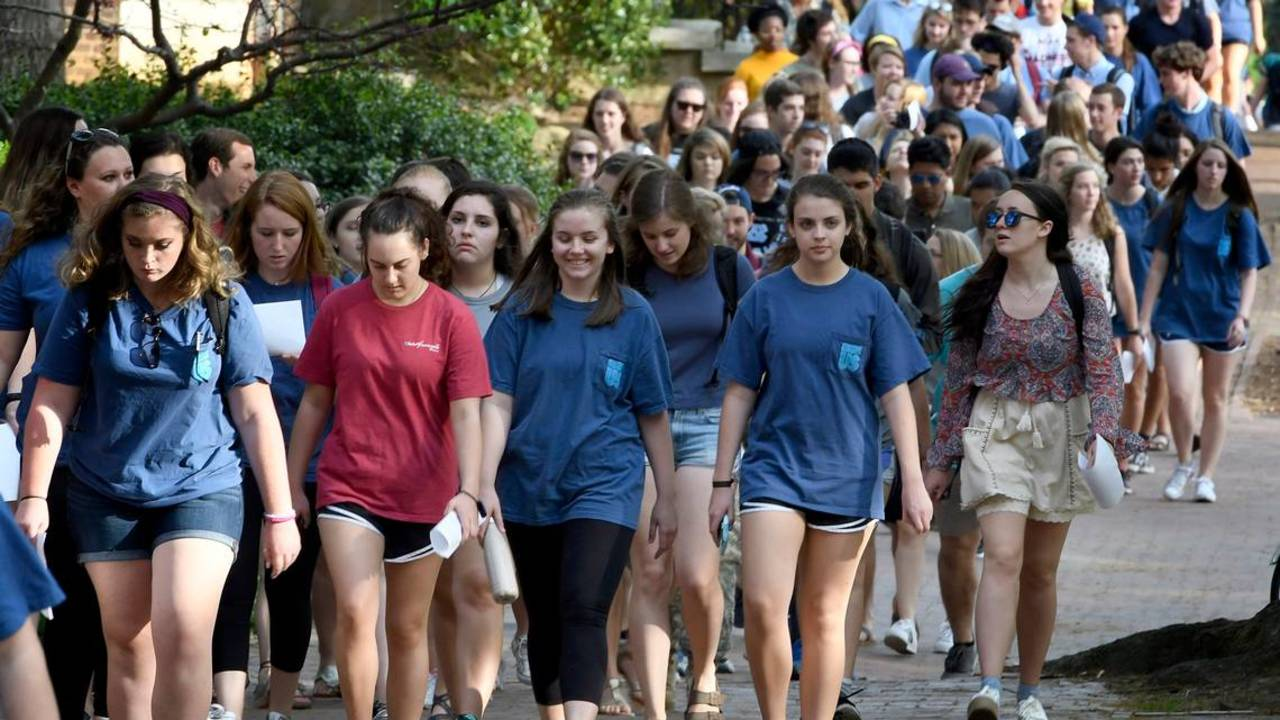
#> input picture img4.jpg, 1280 x 720 px, given in place of the camera
$ python main.py img4.jpg img1.jpg img3.jpg   (older library calls are emulated)
#> lines starting #> are read from the running program, lines starting #| are printed output that depends on the picture; after the words box and inside, x2 and y2 are one past the last pixel; in counts of white or black regions, pixels touching at a corner belong together
#> further down, frame is the input picture: shape (720, 1280, 3); mean B, G, R 92, 90.2, 95.5

import numpy as np
import cv2
import matplotlib.pyplot as plt
import sys

def detectImages(img, classifier):
  haarcascade = cv2.CascadeClassifier(classifier)
  gray = cv2.cvtColor(img,cv2.COLOR_BGR2GRAY)
  faces = haarcascade.detectMultiScale(gray)
  for face in faces:
    x, y, w, h = face
    cv2.rectangle(img, (x,y), (x+w,y+h), (0,255,0), 5) #Buat bounding boxes yang masuk di ROI
  return img

def gaussianBlur(img, classifier):
  haarcascade = cv2.CascadeClassifier(classifier)
  gray = cv2.cvtColor(img,cv2.COLOR_BGR2GRAY)
  faces = haarcascade.detectMultiScale(gray)
  for face in faces:
    x, y, w, h = face
    img[y:y+h, x:x+w] = cv2.GaussianBlur(img[y:y+h, x:x+w], (41,41), 0) #Blur pixels yang masuk dalam ROI
  return img

def mosaicBlur(img, classifier):
#> called with classifier = 'haarcascade_frontalface_default.xml'
  haarcascade = cv2.CascadeClassifier(classifier)
  gray = cv2.cvtColor(img,cv2.COLOR_BGR2GRAY)
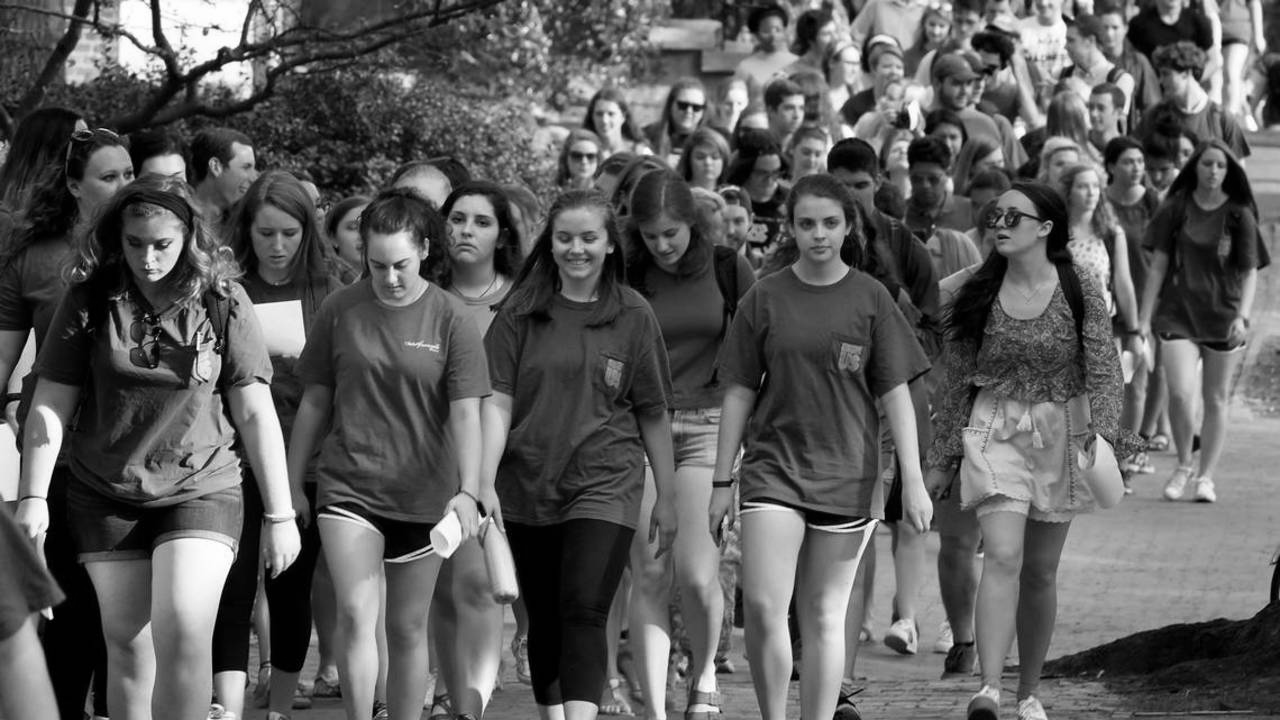
#> gray: shape (720, 1280); min 0, max 255, mean 92
  faces = haarcascade.detectMultiScale(gray)
#> faces = 27 rows, first 6: [838, 53, 26, 26], [879, 56, 29, 29], [781, 97, 30, 30], [1119, 150, 33, 33], [1074, 173, 34, 34], [1226, 10, 28, 28]
  for face in faces:
    x, y, w, h = face

    steps_count = 8
    stepsX = np.linspace(x, x + w, steps_count + 1, dtype=np.int)
    stepsY = np.linspace(y, y + h, steps_count + 1, dtype=np.int)

    #Iterasi sesuai (steps_count x steps_count) kemudian membuat buat sensor bentuk rectangle dengan warna rata-rata pada tiap regionnya
    for directionX in range(steps_count):
      for directionY in range(steps_count):
        color = cv2.mean(
            img[
                stepsY[directionY] : stepsY[directionY + 1],
                stepsX[directionX] : stepsX[directionX + 1]
                ]
            )
        cv2.rectangle(
            img,
            (stepsX[directionX], stepsY[directionY]),
            (stepsX[directionX + 1], stepsY[directionY + 1]),
            color,
            -1
            )
#> this loop made 27 passes
#> (x, y, w, h, stepsX, stepsY) on passes 1 to 5: (838, 53, 26, 26, [838, 841, 844, 847, 851, 854, 857, 860, 864], [53, 56, 59, 62, 66, 69, 72, 75, 79]), (879, 56, 29, 29, [879, 882, 886, 889, 893, 897, 900, 904, 908], [56, 59, 63, 66, 70, 74, 77, 81, 85]), (781, 97, 30, 30, [781, 784, 788, 792, 796, 799, 803, 807, 811], [97, 100, 104, 108, 112, 115, 119, 123, 127]), (1119, 150, 33, 33, [1119, 1123, 1127, 1131, 1135, 1139, 1143, 1147, 1152], [150, 154, 158, 162, 166, 170, 174, 178, 183]), (1074, 173, 34, 34, [1074, 1078, 1082, 1086, 1091, 1095, 1099, 1103, 1108], [173, 177, 181, 185, 190, 194, 198, 202, 207])
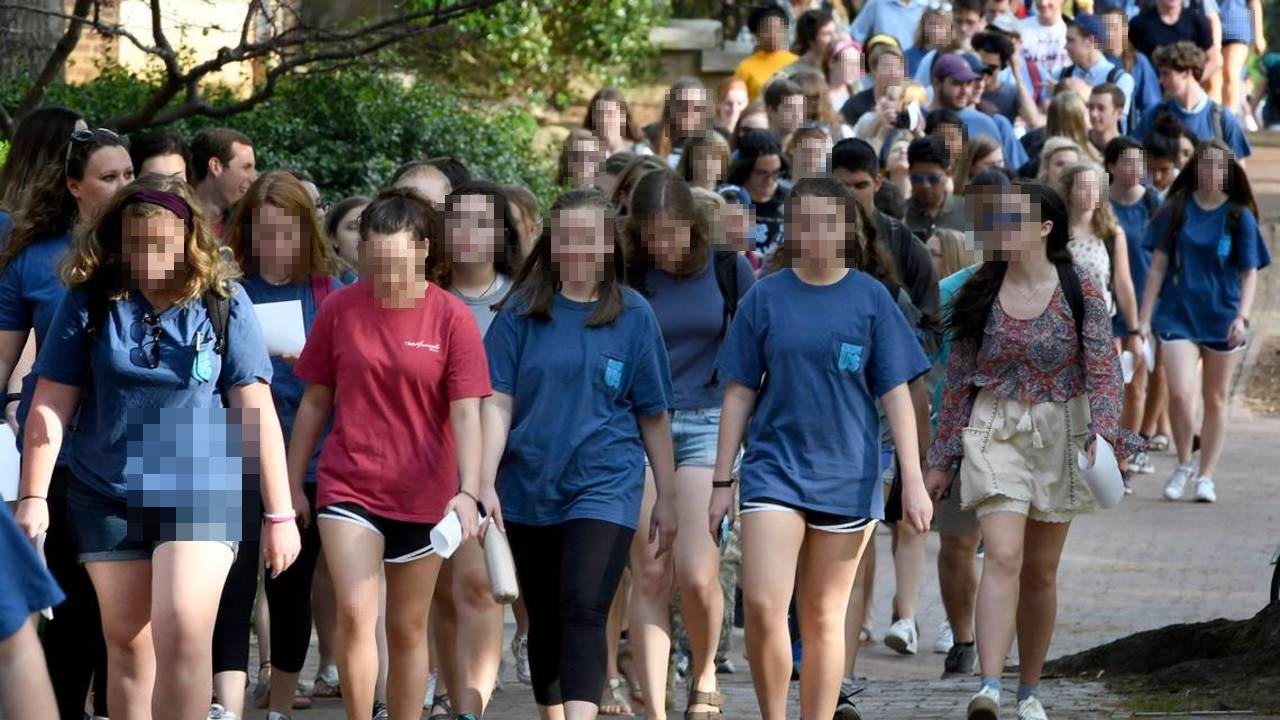
#> img: shape (720, 1280, 3); 8.44% of pixels changed, all inside (x1, y1, x2, y2) = (114, 10, 1255, 616)
  return img

classifier = 'haarcascade_frontalface_default.xml'
img_path = sys.argv[2]

#Features
if sys.argv[1] == '1':
  if sys.argv[3] == '1':
    img = cv2.imread(img_path)
    output1 = detectImages(img, classifier)
    plt.imshow(cv2.cvtColor(output1, cv2.COLOR_BGR2RGB))
    plt.title('Bounding Box')
    plt.grid(None)
    plt.xticks([])
    plt.yticks([])
    plt.show()

  elif sys.argv[3] == '2':
    img = cv2.imread(img_path)
    output2 = gaussianBlur(img, classifier)
    plt.imshow(cv2.cvtColor(output2, cv2.COLOR_BGR2RGB))
    plt.title('Gaussian Blur')
    plt.grid(None)
    plt.xticks([])
    plt.yticks([])
    plt.show()

  elif sys.argv[3] == '3':
    img = cv2.imread(img_path)
    output3 = mosaicBlur(img, classifier)
    plt.imshow(cv2.cvtColor(output3, cv2.COLOR_BGR2RGB))
    plt.title('Mosaic Blur')
    plt.grid(None)
    plt.xticks([])
    plt.yticks([])
    plt.show()

  elif sys.argv[3] == '4':
    img = cv2.imread(img_path)
    img1 = img.copy()
    img10 = img.copy()
    img11 = img.copy()
    output1 = detectImages(img1, classifier)
    output2 = gaussianBlur(img10, classifier)
    output3 = mosaicBlur(img11, classifier)
    output = [img, output1, output2, output3]
    titles = ['Original', 'Detected', 'Gaussian Blur', 'Mosaic Blur']

    for i in range(4):
        plt.subplot(2,2,i+1)
        plt.imshow(cv2.cvtColor(output[i], cv2.COLOR_BGR2RGB))
        plt.title(titles[i])
        plt.grid(None)
        plt.xticks([])
        plt.yticks([])
    plt.rcParams["figure.figsize"] = (15,10)
    plt.show()

else:
  cap = cv2.VideoCapture(0)

  while True:
    ret, frame = cap.read()
    blurred_img =  mosaicBlur(frame, 'haarcascade_frontalface_default.xml')

    cv2.imshow('Webcam', frame)
    keyboard = cv2.waitKey(30)
#> (key Esc is pressed here)
    if keyboard == 'q' or keyboard == 27:
        break
  cap.release()
  cv2.destroyAllWindows()

$ run again, on img5.jpg
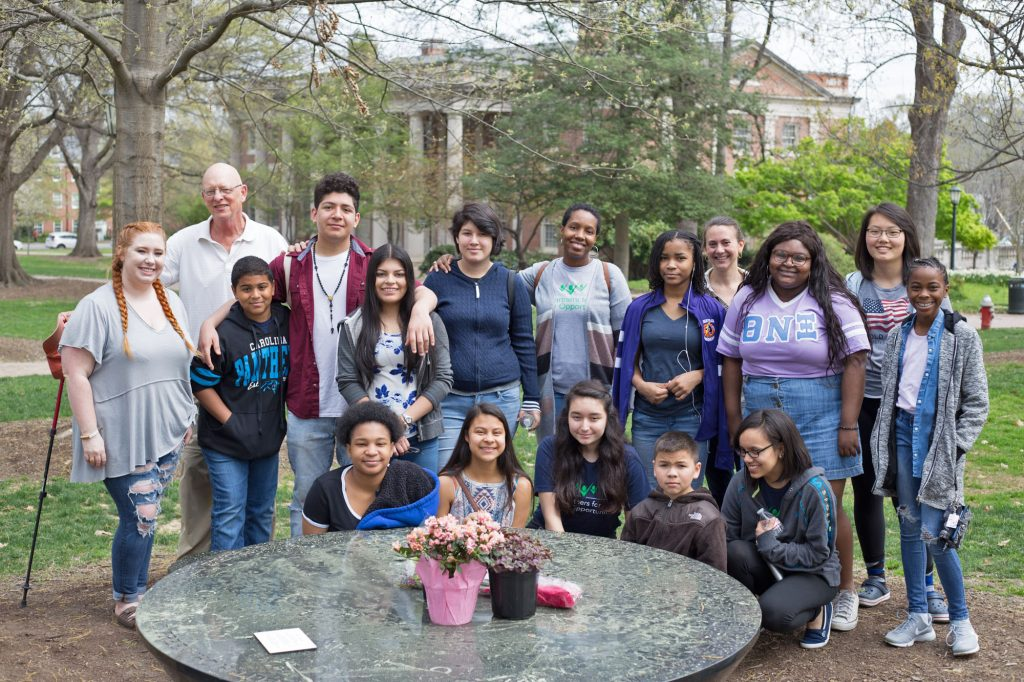
#> input picture img5.jpg, 1024 x 682 px, given in place of the camera
#> frame is the input picture: shape (682, 1024, 3); mean B, G, R 121.9, 126.4, 126.1
#> in mosaicBlur, `gray = cv2.cvtColor(img,cv2.COLOR_BGR2GRAY)`:
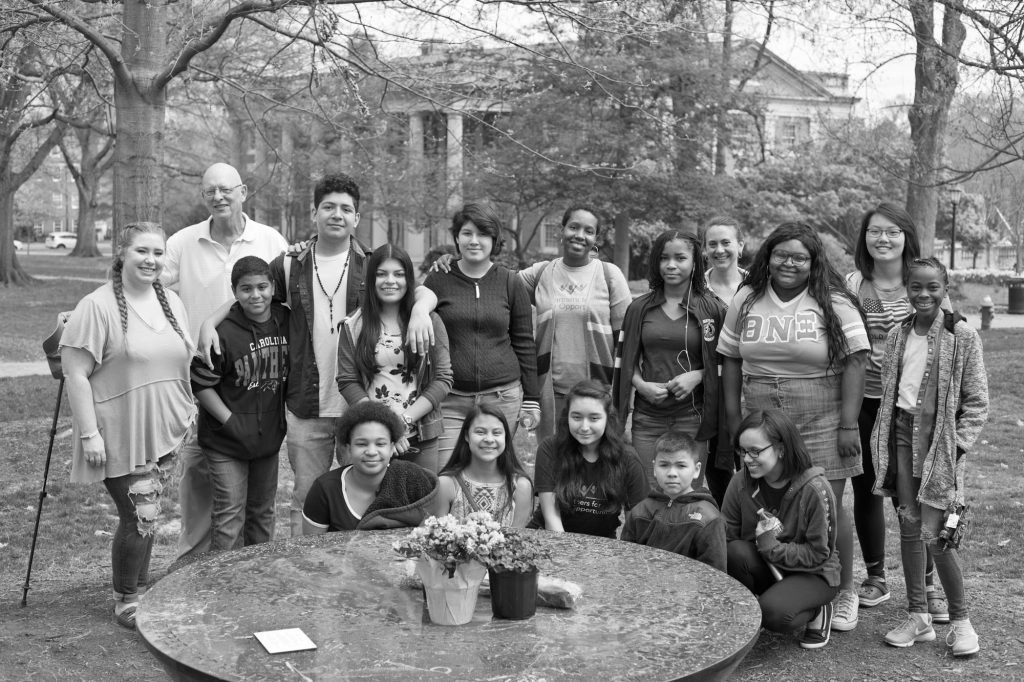
#> gray: shape (682, 1024); min 0, max 255, mean 125.8
#> faces = 20 rows, first 6: [376, 324, 28, 28], [650, 241, 45, 45], [369, 258, 41, 41], [453, 218, 42, 42], [698, 227, 44, 44], [231, 269, 48, 48]
#> the loop in mosaicBlur, `for face in faces:` made 20 passes
#> (x, y, w, h, stepsX, stepsY) on passes 1 to 4: (376, 324, 28, 28, [376, 379, 383, 386, 390, 393, 397, 400, 404], [324, 327, 331, 334, 338, 341, 345, 348, 352]), (650, 241, 45, 45, [650, 655, 661, 666, 672, 678, 683, 689, 695], [241, 246, 252, 257, 263, 269, 274, 280, 286]), (369, 258, 41, 41, [369, 374, 379, 384, 389, 394, 399, 404, 410], [258, 263, 268, 273, 278, 283, 288, 293, 299]), (453, 218, 42, 42, [453, 458, 463, 468, 474, 479, 484, 489, 495], [218, 223, 228, 233, 239, 244, 249, 254, 260])
#> after the loop in mosaicBlur, `for face in faces:`:
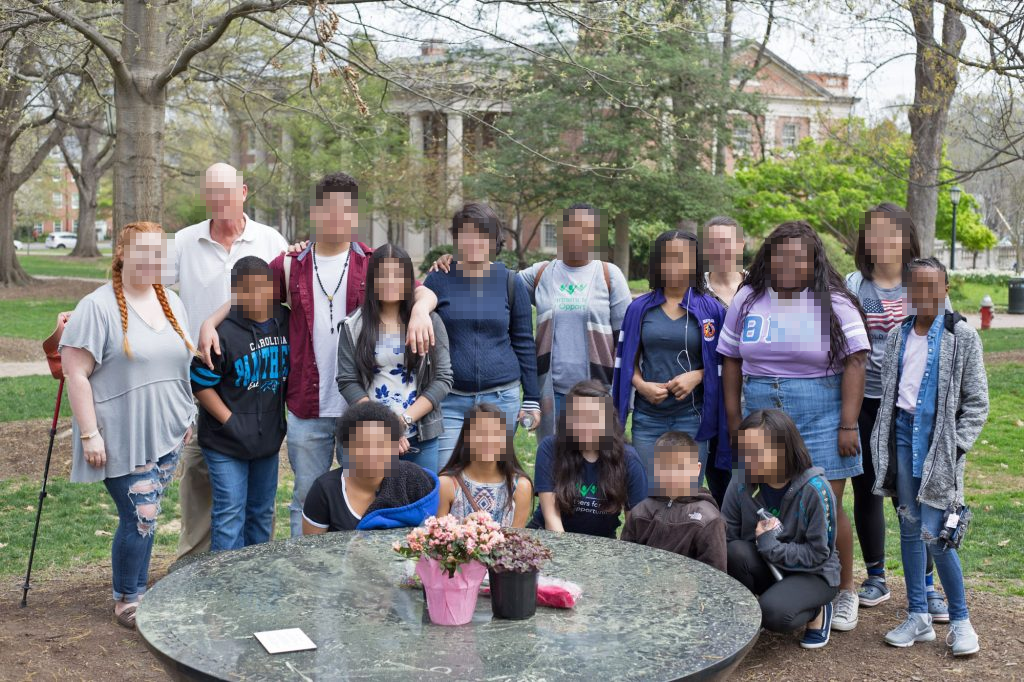
#> img: shape (682, 1024, 3); 6.96% of pixels changed, all inside (x1, y1, x2, y2) = (124, 171, 945, 496)
